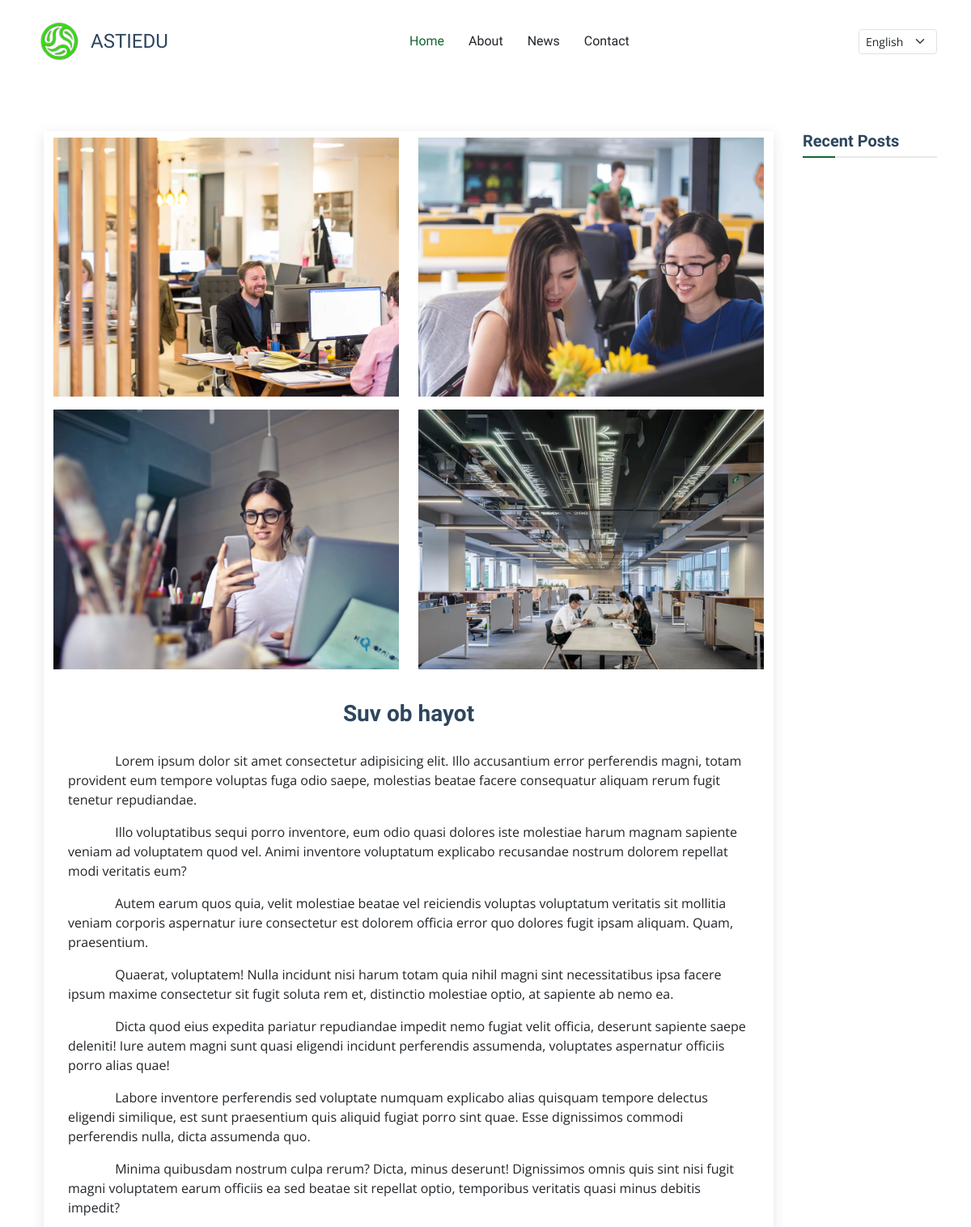
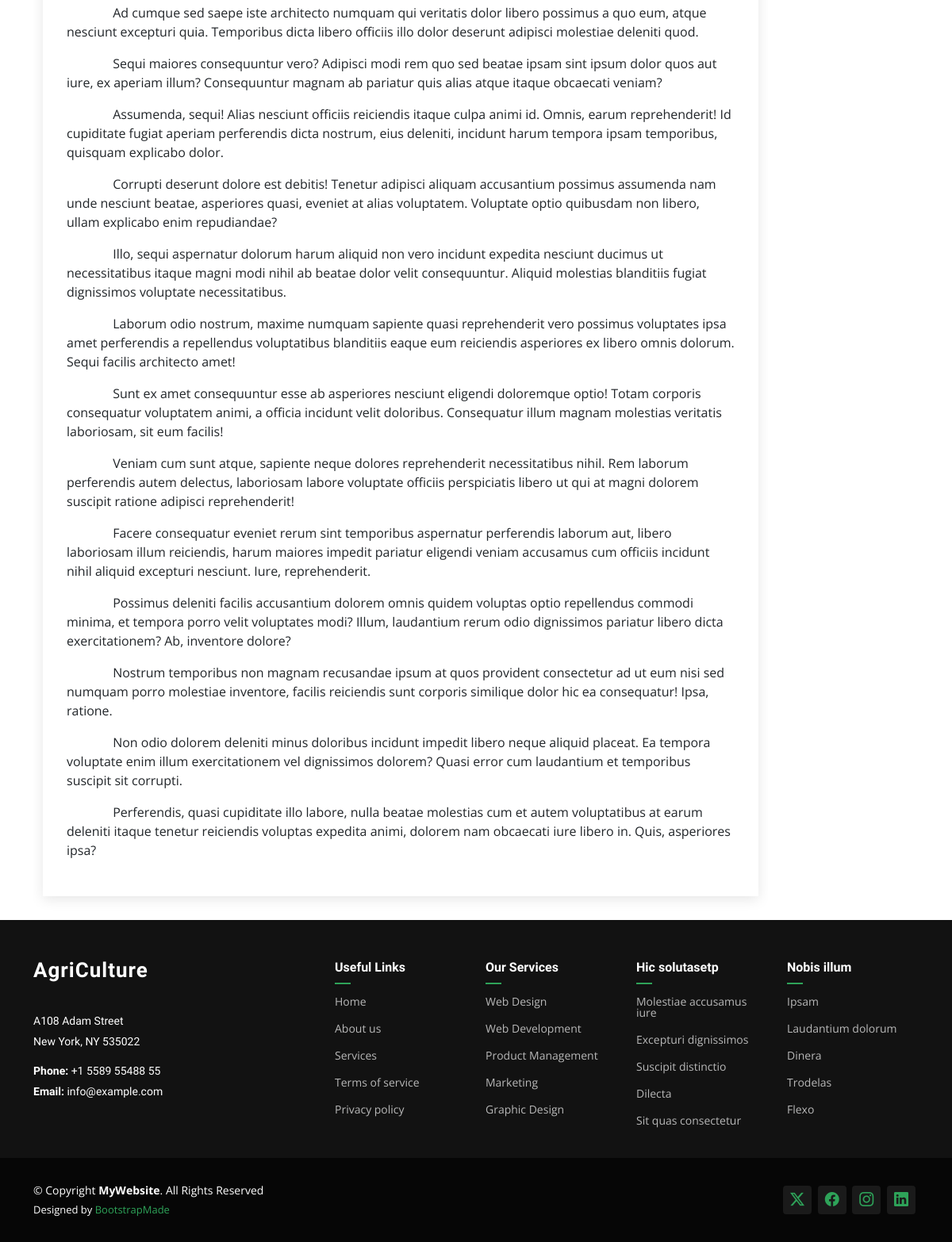
/en/category-item/4, run on the app's committed database (2 pictures, top to bottom).
### main/models.py (models this page shows, shortened)
class ItemImage(models.Model):
    categoryItem = models.ForeignKey(categoryItem, on_delete=models.CASCADE , related_name='item_images')
    img = models.ImageField(upload_to='item_images/')
    class Meta:
        verbose_name = 'Item Image'
        verbose_name_plural = 'Item Images'

class categoryItem(models.Model):
    category = models.ForeignKey(category, on_delete=models.CASCADE , related_name='category_items')
    name = models.CharField(max_length=255)
    about = RichTextField()
    class Meta:
        verbose_name = 'Category Item'
        verbose_name_plural = 'Category Items'

### main/views.py (the view, shortened to what this page needs)
# urls.py: path('category-item/<int:id>' , views.category_item_details , name = 'category-item-details'),
def category_item_details(request, id):
    category_item = get_object_or_404(
        categoryItem.objects.prefetch_related('item_images'),
        id=id
    )
    if category_item.last_items.exists():
        last_items = category_item.last_items.all()
        context = {
            'category': category_item,
            'category_items': last_items
        }
        return render(request, 'category-details.html', context)
    elif not category_item.last_items.exists():
        if category_item.item_images.exists():
            item_images = category_item.item_images.all()
            context = {
                'category_item': category_item,
                'item_images': item_images
            }
            return render(request, 'category-item-details.html', context)
        print(context)
        return render(request, 'category-item-details.html', context)

### templates/category-item-details.html (shortened to what this page needs)
{% extends 'base.html' %}
{% load static %}
{% block content %}
  <main class="main">
    <div class="container">
      <div class="row">
        <div class="col-lg-10">
          <section id="blog-details" class="blog-details section">
            <div class="container">
              <article class="article">
                <div class="post-img row">
                  {% for item_image in item_images %}
                  <div class="item-image col-lg-6 py-2">
                    <img src="{{ item_image.img.url }}" alt="" class="img-fluid">
                  </div>
                  {% endfor %}
                </div>
                <h2 class="title text-center">{{ category_item.name }}</h2>
                  <div class="content">
                    {{ category_item.about|safe }}
                  </div>
              </article>
            </div>
          </section>
        </div>
        <div class="col-lg-2 sidebar">
          <div class="widgets-container">
            <div class="recent-posts-widget-2 widget-item">
              <h3 class="widget-title">Recent Posts</h3>
            </div>
          </div>
        </div>
      </div>
    </div>
  </main>
{% endblock %}

### templates/base.html (shortened to what this page needs)
{% load static %}
{% load i18n %}
<!DOCTYPE html>
<html lang="en">
<head>
    <link href="{% static 'assets/vendor/bootstrap/css/bootstrap.min.css' %}" rel="stylesheet">
    <link href="{% static 'assets/vendor/bootstrap-icons/bootstrap-icons.css' %}" rel="stylesheet">
    <link href="{% static 'assets/vendor/aos/aos.css' %}" rel="stylesheet">
    <link href="{% static 'assets/vendor/swiper/swiper-bundle.min.css' %}" rel="stylesheet">
    <link href="{% static 'assets/vendor/glightbox/css/glightbox.min.css' %}" rel="stylesheet">
    <link href="{% static 'assets/css/main.css' %}" rel="stylesheet">
</head>
<body class="index-page">
    <header id="header" class="header d-flex align-items-center position-relative">
        <div class="container-fluid container-xl position-relative d-flex align-items-center justify-content-between">
            <a href="/" class="logo d-flex align-items-center">
                <img src="{% static 'assets/img/logow-removebg-preview.png' %}" alt="AgriCulture" style="font-size: 100px">
                <h4 class="mt-2">ASTIEDU</h4>
            </a>
            <nav id="navmenu" class="navmenu">
                <ul>
                    <li><a href="{% url 'main:home' %}" class="active">Home</a></li>
                    <li><a href="">About</a></li>
                    <li><a href="">News</a></li>
                    <li><a href="">Contact</a></li>
                </ul>
            </nav>
            <form action="{% url 'set_language' %}" method="post" class="mb-0">
                <select name="language" class="form-select form-select-sm" onchange="this.form.submit()">
                    {% get_current_language as LANGUAGE_CODE %}
                    {% get_available_languages as LANGUAGES %}
                    {% for lang in LANGUAGES %}
                        <option value="{{ lang.0 }}" {% if lang.0 == LANGUAGE_CODE %}selected{% endif %}>{{ lang.1 }}</option>
                    {% endfor %}
                </select>
            </form>
        </div>
    </header>
    {% block content %}
    {% endblock %}
        <footer id="footer" class="footer dark-background">
        <div class="footer-top">
            <div class="container">
                <div class="row gy-4">
                    <div class="col-lg-4 col-md-6 footer-about">
                        <a href="index.html" class="logo d-flex align-items-center">
                        <span class="sitename">AgriCulture</span>
                    </a>
                        <div class="footer-contact pt-3">
                            <p>A108 Adam Street</p>
                            <p>New York, NY 535022</p>
                            <p class="mt-3"><strong>Phone:</strong> <span>+1 5589 55488 55</span></p>
                            <p><strong>Email:</strong> <span>info@example.com</span></p>
                        </div>
                    </div>
                    <div class="col-lg-2 col-md-3 footer-links">
                        <h4>Useful Links</h4>
                        <ul>
                            <li><a href="#">Home</a></li>
                            <li><a href="#">About us</a></li>
                            <li><a href="#">Services</a></li>
                            <li><a href="#">Terms of service</a></li>
                            <li><a href="#">Privacy policy</a></li>
                        </ul>
                    </div>
                    <div class="col-lg-2 col-md-3 footer-links">
                        <h4>Our Services</h4>
                        <ul>
                            <li><a href="#">Web Design</a></li>
                            <li><a href="#">Web Development</a></li>
                            <li><a href="#">Product Management</a></li>
                            <li><a href="#">Marketing</a></li>
                            <li><a href="#">Graphic Design</a></li>
                        </ul>
                    </div>
                    <div class="col-lg-2 col-md-3 footer-links">
                        <h4>Hic solutasetp</h4>
                        <ul>
                            <li><a href="#">Molestiae accusamus iure</a></li>
                            <li><a href="#">Excepturi dignissimos</a></li>
                            <li><a href="#">Suscipit distinctio</a></li>
                            <li><a href="#">Dilecta</a></li>
                            <li><a href="#">Sit quas consectetur</a></li>
                        </ul>
                    </div>
                    <div class="col-lg-2 col-md-3 footer-links">
                        <h4>Nobis illum</h4>
                        <ul>
                            <li><a href="#">Ipsam</a></li>
                            <li><a href="#">Laudantium dolorum</a></li>
                            <li><a href="#">Dinera</a></li>
                            <li><a href="#">Trodelas</a></li>
                            <li><a href="#">Flexo</a></li>
                        </ul>
                    </div>
                </div>
            </div>
        </div>
        <div class="copyright text-center">
            <div class="container d-flex flex-column flex-lg-row justify-content-center justify-content-lg-between align-items-center">
                <div class="d-flex flex-column align-items-center align-items-lg-start">
                    <div>
                        © Copyright <strong><span>MyWebsite</span></strong>. All Rights Reserved
                    </div>
                    <div class="credits">
                        Designed by <a href="https://bootstrapmade.com/">BootstrapMade</a>
                    </div>
                </div>
                <div class="social-links order-first order-lg-last mb-3 mb-lg-0">
                    <a href=""><i class="bi bi-twitter-x"></i></a>
                    <a href=""><i class="bi bi-facebook"></i></a>
                    <a href=""><i class="bi bi-instagram"></i></a>
                    <a href=""><i class="bi bi-linkedin"></i></a>
                </div>
            </div>
        </div>
    </footer>
</body>
</html>

### data on the page
ItemImage: img (picture)
ItemImage: img (picture)
ItemImage: img (picture)
ItemImage: img (picture)
categoryItem: name "Suv ob hayot", about "Lorem ipsum dolor sit amet consectetur adipisicing elit. Illo accusantium error perferendis magni, totam provident eum tempore voluptas fuga odio saepe, molestias beatae facere consequatur aliquam rerum fugit tenetur repudiandae. Illo voluptatibus sequi porro inventore, eum odio quasi dolores iste molestiae harum magnam sapiente veniam ad voluptatem quod vel. Animi inventore voluptatum explicabo recusandae nostrum dolorem repellat modi veritatis eum? Autem earum quos quia, velit molestiae beatae vel reiciendis voluptas voluptatum veritatis sit mollitia veniam corporis aspernatur iure consectetur est dolorem officia error quo dolores fugit ipsam aliquam. Quam, praesentium. Quaerat,…"

### other printed values
form field language "English"
